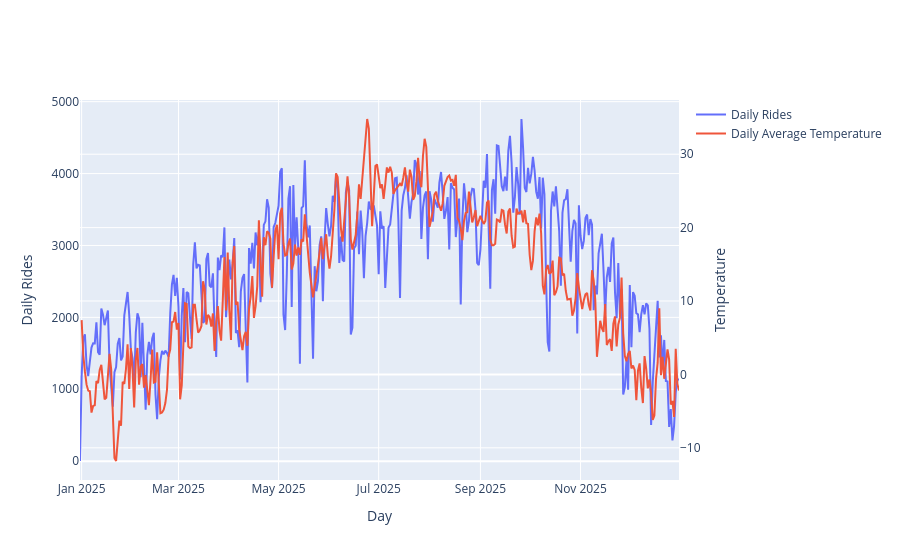

The notebook cell saved with this chart:
### Code cell
import plotly.graph_objects as go


fig = go.Figure()


fig.add_trace(
    go.Scatter(
        x = bike_weather_daily['date'],
        y = bike_weather_daily['number_of_daily_rides'],
        mode = 'lines',
        name = 'Daily Rides',
        yaxis = 'y1' 
    )
)

fig.add_trace(
    go.Scatter(
        x = bike_weather_daily['date'],
        y = bike_weather_daily['temperature_2m_mean'],
        mode = 'lines',
        name = 'Daily Average Temperature',
        yaxis = 'y2' 
    )
)

fig.update_layout(
    title = '',
    xaxis = dict(title = 'Day'),
    yaxis = dict(title = 'Daily Rides', side = 'left'),
    yaxis2 = dict(title = 'Temperature', side = 'right', overlaying = 'y'),
    hovermode = 'x unified'


)


fig.show()

### Figure 1 — Plotly figure (JSON) as saved in the notebook; plotly's stock layout.template omitted (floating-point values rounded to 4 significant figures; data arrays with more than 128 entries replaced by an {"elided": "..."} marker saying what was removed)
{"data": [{"mode": "lines", "name": "Daily Rides", "type": "scatter", "x": {"elided": "366 str values"}, "y": {"elided": "366 int values"}, "yaxis": "y"}, {"mode": "lines", "name": "Daily Average Temperature", "type": "scatter", "x": {"elided": "366 str values"}, "y": {"elided": "366 float values"}, "yaxis": "y2"}], "layout": {"hovermode": "x unified", "title": {"text": ""}, "xaxis": {"title": {"text": "Day"}}, "yaxis": {"side": "left", "title": {"text": "Daily Rides"}}, "yaxis2": {"overlaying": "y", "side": "right", "title": {"text": "Temperature"}}}}
